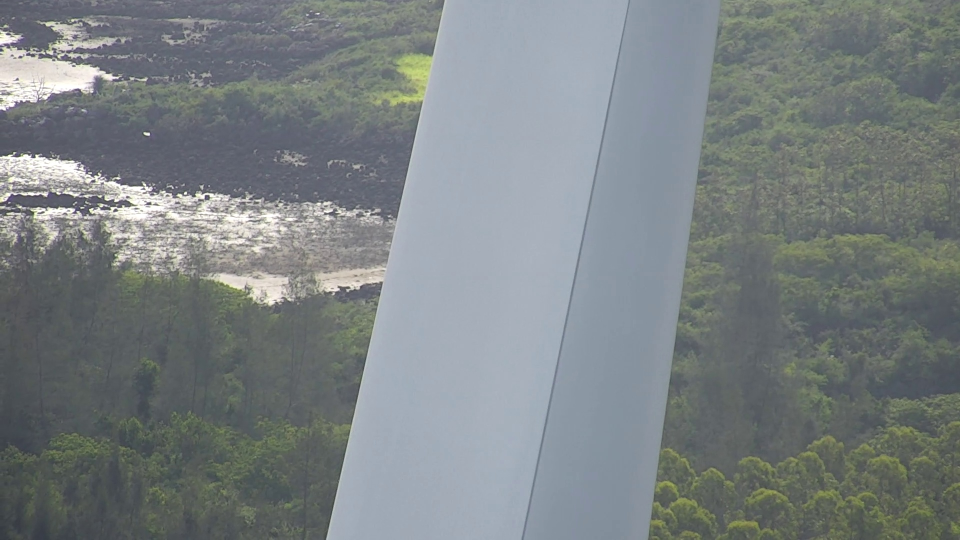
//> input picture 感知哈希算法/感知哈希算法/1300.jpg, 1920 x 1080 px (shown at 1/2 size)
$ ./main   (built with g++ and OpenCV 4)
//> lines starting //> are read from the running program, lines starting //| are printed output that depends on the picture
#include <opencv.hpp>


int main()
{
	cv::Mat src, src1, src2;
	src = cv::imread("1300.jpg");
//> src is the input picture: 1080 rows x 1920 cols, CV_8UC3; mean B, G, R 131, 129.4, 122.9

	cv::resize(src, src1, cv::Size(357, 419), 0, 0, cv::INTER_NEAREST);
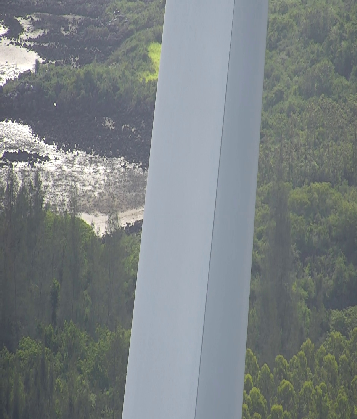
//> src1: 419 rows x 357 cols, CV_8UC3; mean B, G, R 131, 129.5, 123
	cv::resize(src, src2, cv::Size(1024, 1024), 0, 0, cv::INTER_LANCZOS4);
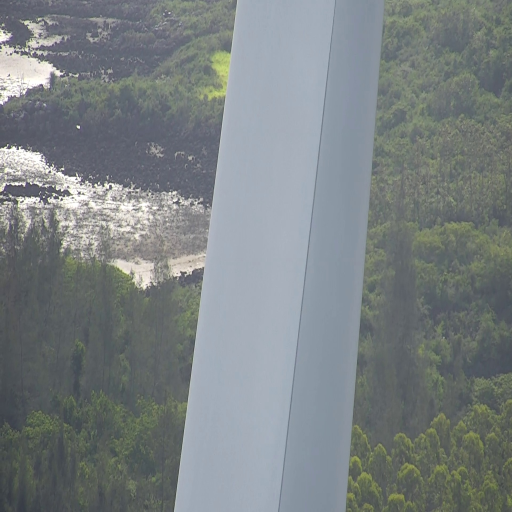
//> src2: 1024 rows x 1024 cols, CV_8UC3 (shown at 1/2 size); mean B, G, R 131, 129.4, 122.9

	cv::Mat dst1, dst2;
	cv::resize(src1, src1, cv::Size(8, 8), 0, 0, cv::INTER_CUBIC);
	cv::resize(src2, src2, cv::Size(8, 8), 0, 0, cv::INTER_CUBIC);
	cv::imshow("src1", src1);
	cv::imshow("src2", src2);
	cv::waitKey(0);

	if (src.channels() > 1)
	{
		cv::cvtColor(src1, dst1, CV_BGR2GRAY);
		cv::cvtColor(src2, dst2, CV_BGR2GRAY);
	}

	int iAvg1 = 0, iAvg2 = 0;
	int arr1[64] = { 0 }, arr2[64] = { 0 };

	for (int i = 0; i < 8; ++i)
	{
		uchar *pdata1 = dst1.ptr<uchar>(i);
		uchar *pdata2 = dst2.ptr<uchar>(i);
		for (int j = 0; j < 8; ++j)
		{
			arr1[8 * i + j] = pdata1[j] / 4 * 4;
			arr2[8 * i + j] = pdata2[j] / 4 * 4;

			iAvg1 += arr1[8 * i + j];
			iAvg2 += arr2[8 * i + j];
		}
	}
//> this loop made 8 passes
//> (iAvg1, iAvg2) on passes 1 to 8: (1032, 1080), (2116, 2140), (3276, 3296), (4468, 4480), (5480, 5460), (6440, 6416), (7380, 7360), (8260, 8280)
//> after the loop, arr1 = 64 values, max 248 at index 16, min 84 at index 40, mean 129.1; arr2 = 64 values, max 240 at index 16, min 80 at index 49, mean 129.4; iAvg1 = 8260; iAvg2 = 8280

	iAvg1 /= 64;
//> iAvg1 = 129
	iAvg2 /= 64;
//> iAvg2 = 129

	for (int i = 0; i < 64; ++i)
	{
		arr1[i] = (arr1[i] > iAvg1) ? 1 : 0;
		arr2[i] = (arr2[i] > iAvg2) ? 1 : 0;
	}
//> after the loop, arr1 = 64 values, max 1 at index 4, min 0 at index 0, mean 0.422; arr2 = 64 values, max 1 at index 0, min 0 at index 1, mean 0.484

	//  统计不相等的位置数
	int iDiffNum = 0;
	for (int i = 0; i < 64; ++i)
	{
		if (arr1[i] != arr2[i])
		{
			++iDiffNum;
		}
	}
//> after the loop, iDiffNum = 8

	if (iDiffNum <= 5)
	{
		std::cout << "这两张图片相似！\n";
		return 1;
	}
	else if (iDiffNum > 10)
	{
		std::cout << "这两张图片明显不同!\n";
		return 0;
	}
	else
	{
		std::cout << "这两张图片有一些相似！\n";
		return 0;
//> (the program exits here)
